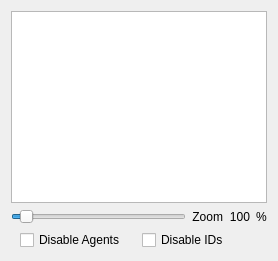
      <widget class="QWidget" name="simLiveView">
       <attribute name="title">
        <string>Live View</string>
       </attribute>
       <layout class="QGridLayout" name="gridLayout_4">
        <item row="0" column="1" colspan="4">
         <widget class="QGraphicsView" name="graphicsView"/>
        </item>
        <item row="1" column="4">
         <widget class="QLabel" name="label_12">
          <property name="text">
           <string>%</string>
          </property>
         </widget>
        </item>
        <item row="1" column="2">
         <widget class="QLabel" name="label_14">
          <property name="sizePolicy">
           <sizepolicy hsizetype="Minimum" vsizetype="Preferred">
            <horstretch>0</horstretch>
            <verstretch>0</verstretch>
           </sizepolicy>
          </property>
          <property name="text">
           <string>Zoom</string>
          </property>
          <property name="alignment">
           <set>Qt::AlignRight|Qt::AlignTrailing|Qt::AlignVCenter</set>
          </property>
         </widget>
        </item>
        <item row="1" column="3">
         <widget class="QLabel" name="zoomLabel">
          <property name="sizePolicy">
           <sizepolicy hsizetype="Minimum" vsizetype="Preferred">
            <horstretch>0</horstretch>
            <verstretch>0</verstretch>
           </sizepolicy>
          </property>
          <property name="text">
           <string>100</string>
          </property>
          <property name="alignment">
           <set>Qt::AlignRight|Qt::AlignTrailing|Qt::AlignVCenter</set>
          </property>
         </widget>
        </item>
        <item row="1" column="1">
         <widget class="QSlider" name="zoomSlider">
          <property name="sizePolicy">
           <sizepolicy hsizetype="Expanding" vsizetype="Fixed">
            <horstretch>0</horstretch>
            <verstretch>0</verstretch>
           </sizepolicy>
          </property>
          <property name="toolTip">
           <string>&lt;html&gt;&lt;head/&gt;&lt;body&gt;&lt;p&gt;Slide to zoom&lt;/p&gt;&lt;p&gt;&lt;br/&gt;&lt;/p&gt;&lt;p&gt;&lt;br/&gt;&lt;/p&gt;&lt;/body&gt;&lt;/html&gt;</string>
          </property>
          <property name="minimum">
           <number>0</number>
          </property>
          <property name="maximum">
           <number>2000</number>
          </property>
          <property name="value">
           <number>100</number>
          </property>
          <property name="orientation">
           <enum>Qt::Horizontal</enum>
          </property>
          <property name="invertedAppearance">
           <bool>false</bool>
          </property>
          <property name="invertedControls">
           <bool>false</bool>
          </property>
         </widget>
        </item>
        <item row="2" column="1" colspan="4">
         <widget class="QWidget" name="widget_6" native="true">
          <layout class="QHBoxLayout" name="horizontalLayout">
           <property name="topMargin">
            <number>0</number>
           </property>
           <property name="bottomMargin">
            <number>0</number>
           </property>
           <item>
            <widget class="QCheckBox" name="vis_disableAgentsCheckBox">
             <property name="toolTip">
              <string>Disable graphic representation of agents (CTRL-A)</string>
             </property>
             <property name="text">
              <string>Disable Agents</string>
             </property>
             <property name="shortcut">
              <string>Ctrl+A</string>
             </property>
            </widget>
           </item>
           <item>
            <widget class="QCheckBox" name="vis_disableAgentIDs">
             <property name="toolTip">
              <string>Disable the ID numbers of the agents (CTRL-I)</string>
             </property>
             <property name="text">
              <string>Disable IDs</string>
             </property>
             <property name="shortcut">
              <string>Ctrl+I</string>
             </property>
            </widget>
           </item>
          </layout>
         </widget>
        </item>
       </layout>
      </widget>
